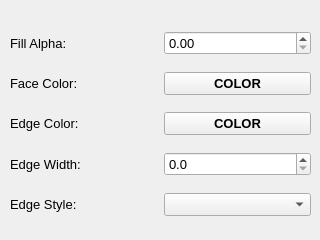
    <widget class="QWidget" name="tab_4">
     <attribute name="title">
      <string>Fill</string>
     </attribute>
     <widget class="QWidget" name="gridLayoutWidget_11">
      <property name="geometry">
       <rect>
        <x>10</x>
        <y>20</y>
        <width>301</width>
        <height>211</height>
       </rect>
      </property>
      <layout class="QGridLayout" name="gridLayout_11">
       <item row="0" column="0">
        <widget class="QLabel" name="label_15">
         <property name="font">
          <font>
           <family>Arial</family>
           <pointsize>10</pointsize>
          </font>
         </property>
         <property name="text">
          <string>Fill Alpha:</string>
         </property>
        </widget>
       </item>
       <item row="2" column="0">
        <widget class="QLabel" name="label_17">
         <property name="font">
          <font>
           <family>Arial</family>
           <pointsize>10</pointsize>
          </font>
         </property>
         <property name="text">
          <string>Edge Color:</string>
         </property>
        </widget>
       </item>
       <item row="1" column="0">
        <widget class="QLabel" name="label_16">
         <property name="font">
          <font>
           <family>Arial</family>
           <pointsize>10</pointsize>
          </font>
         </property>
         <property name="text">
          <string>Face Color:</string>
         </property>
        </widget>
       </item>
       <item row="1" column="1">
        <widget class="QPushButton" name="btnFFC">
         <property name="font">
          <font>
           <family>Arial</family>
           <pointsize>10</pointsize>
           <weight>75</weight>
           <bold>true</bold>
          </font>
         </property>
         <property name="text">
          <string>COLOR</string>
         </property>
        </widget>
       </item>
       <item row="2" column="1">
        <widget class="QPushButton" name="btnFEC">
         <property name="font">
          <font>
           <family>Arial</family>
           <pointsize>10</pointsize>
           <weight>75</weight>
           <bold>true</bold>
          </font>
         </property>
         <property name="text">
          <string>COLOR</string>
         </property>
        </widget>
       </item>
       <item row="0" column="1">
        <widget class="QDoubleSpinBox" name="sbFA">
         <property name="font">
          <font>
           <family>Arial</family>
           <pointsize>10</pointsize>
          </font>
         </property>
         <property name="decimals">
          <number>2</number>
         </property>
         <property name="maximum">
          <double>1.000000000000000</double>
         </property>
         <property name="singleStep">
          <double>0.010000000000000</double>
         </property>
        </widget>
       </item>
       <item row="3" column="0">
        <widget class="QLabel" name="label_18">
         <property name="font">
          <font>
           <family>Arial</family>
           <pointsize>10</pointsize>
          </font>
         </property>
         <property name="text">
          <string>Edge Width:</string>
         </property>
        </widget>
       </item>
       <item row="3" column="1">
        <widget class="QDoubleSpinBox" name="sbFEW">
         <property name="font">
          <font>
           <family>Arial</family>
           <pointsize>10</pointsize>
          </font>
         </property>
         <property name="decimals">
          <number>1</number>
         </property>
         <property name="singleStep">
          <double>0.100000000000000</double>
         </property>
        </widget>
       </item>
       <item row="4" column="0">
        <widget class="QLabel" name="label_19">
         <property name="font">
          <font>
           <family>Arial</family>
           <pointsize>10</pointsize>
          </font>
         </property>
         <property name="text">
          <string>Edge Style:</string>
         </property>
        </widget>
       </item>
       <item row="4" column="1">
        <widget class="QComboBox" name="cbFES">
         <property name="font">
          <font>
           <family>Arial</family>
           <pointsize>10</pointsize>
          </font>
         </property>
        </widget>
       </item>
      </layout>
     </widget>
    </widget>
